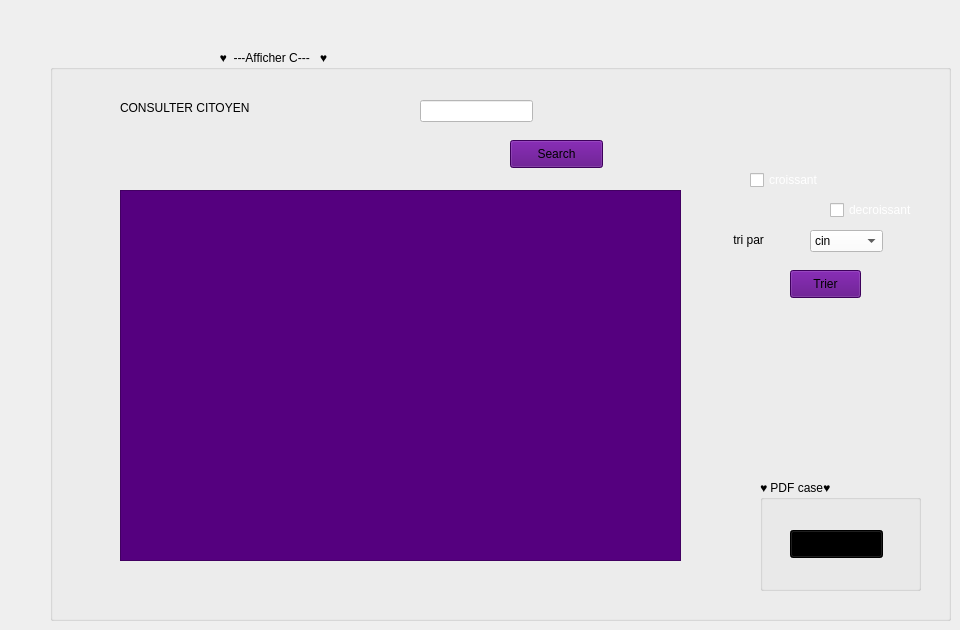
    <widget class="QWidget" name="tab_5">
     <attribute name="icon">
      <iconset>
       <normaloff>../../affiche.png</normaloff>../../affiche.png</iconset>
     </attribute>
     <attribute name="title">
      <string>Afficher</string>
     </attribute>
     <widget class="QGroupBox" name="groupBox_7">
      <property name="geometry">
       <rect>
        <x>50</x>
        <y>50</y>
        <width>901</width>
        <height>571</height>
       </rect>
      </property>
      <property name="title">
       <string>                                                   ♥  ---Afficher C---   ♥                                     </string>
      </property>
      <widget class="QTableView" name="tab_Cito">
       <property name="geometry">
        <rect>
         <x>70</x>
         <y>140</y>
         <width>561</width>
         <height>371</height>
        </rect>
       </property>
       <property name="styleSheet">
        <string notr="true">background-color: rgb(85, 0, 127);
</string>
       </property>
      </widget>
      <widget class="QLabel" name="label_4">
       <property name="geometry">
        <rect>
         <x>70</x>
         <y>50</y>
         <width>131</width>
         <height>16</height>
        </rect>
       </property>
       <property name="text">
        <string>CONSULTER CITOYEN</string>
       </property>
      </widget>
      <widget class="QComboBox" name="fontComboBox">
       <property name="geometry">
        <rect>
         <x>760</x>
         <y>180</y>
         <width>73</width>
         <height>22</height>
        </rect>
       </property>
       <property name="styleSheet">
        <string notr="true">background-color: rgb(255, 170, 255);
background-color: rgb(255, 255, 255);</string>
       </property>
       <item>
        <property name="text">
         <string>cin</string>
        </property>
       </item>
      </widget>
      <widget class="QPushButton" name="trier_2">
       <property name="geometry">
        <rect>
         <x>740</x>
         <y>220</y>
         <width>71</width>
         <height>28</height>
        </rect>
       </property>
       <property name="styleSheet">
        <string notr="true">background-color: rgb(85, 0, 127);</string>
       </property>
       <property name="text">
        <string>Trier</string>
       </property>
      </widget>
      <widget class="QLabel" name="label_11">
       <property name="geometry">
        <rect>
         <x>680</x>
         <y>180</y>
         <width>81</width>
         <height>20</height>
        </rect>
       </property>
       <property name="text">
        <string> tri par</string>
       </property>
      </widget>
      <widget class="QLineEdit" name="line">
       <property name="geometry">
        <rect>
         <x>370</x>
         <y>50</y>
         <width>113</width>
         <height>22</height>
        </rect>
       </property>
       <property name="styleSheet">
        <string notr="true">background-color: rgb(255, 255, 255);</string>
       </property>
      </widget>
      <widget class="QPushButton" name="recher">
       <property name="geometry">
        <rect>
         <x>460</x>
         <y>90</y>
         <width>93</width>
         <height>28</height>
        </rect>
       </property>
       <property name="styleSheet">
        <string notr="true">background-color: rgb(85, 0, 127);</string>
       </property>
       <property name="text">
        <string>Search</string>
       </property>
      </widget>
      <widget class="QGroupBox" name="groupBox_4">
       <property name="geometry">
        <rect>
         <x>710</x>
         <y>430</y>
         <width>161</width>
         <height>111</height>
        </rect>
       </property>
       <property name="title">
        <string>♥ PDF case♥  </string>
       </property>
       <widget class="QPushButton" name="pushButton_3">
        <property name="geometry">
         <rect>
          <x>30</x>
          <y>50</y>
          <width>93</width>
          <height>28</height>
         </rect>
        </property>
        <property name="styleSheet">
         <string notr="true">background-color: rgb(0, 0, 0);</string>
        </property>
        <property name="text">
         <string>PDF</string>
        </property>
       </widget>
      </widget>
      <widget class="QCheckBox" name="croissant">
       <property name="geometry">
        <rect>
         <x>700</x>
         <y>120</y>
         <width>83</width>
         <height>20</height>
        </rect>
       </property>
       <property name="styleSheet">
        <string notr="true">color: rgb(255, 255, 255);</string>
       </property>
       <property name="text">
        <string>croissant</string>
       </property>
      </widget>
      <widget class="QCheckBox" name="decroissant">
       <property name="geometry">
        <rect>
         <x>780</x>
         <y>150</y>
         <width>83</width>
         <height>20</height>
        </rect>
       </property>
       <property name="styleSheet">
        <string notr="true">color: rgb(255, 255, 255);</string>
       </property>
       <property name="text">
        <string>decroissant</string>
       </property>
      </widget>
     </widget>
    </widget>
